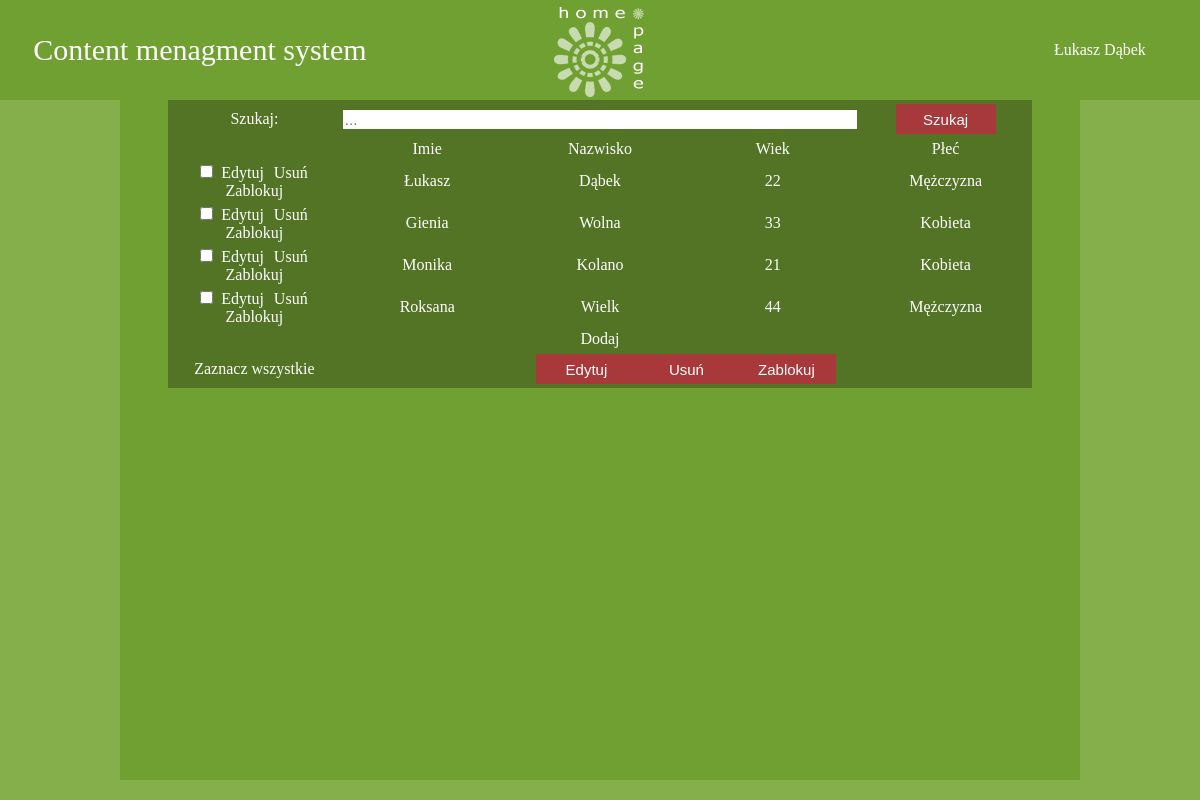
Page /CMS.php?action=list_users (signed in) on the committed database.
### tables this page shows
CREATE TABLE IF NOT EXISTS `users` (
  `ID` int(11) NOT NULL AUTO_INCREMENT,
  `Name` varchar(30) DEFAULT NULL,
  `Surname` varchar(30) DEFAULT NULL,
  `Age` int(11) DEFAULT NULL,
  `Sex` varchar(1) DEFAULT NULL,
  `Login` varchar(30) DEFAULT NULL,
  `Password` varchar(30) DEFAULT NULL,
  `Rights` varchar(100) DEFAULT NULL,
  PRIMARY KEY (`ID`)
);

### Controllers/UsersController.php (called while the page is built, shortened)
<?php
class UsersController extends Controller {
    public function Read() {
        $q = "SELECT * FROM `users`";
        $stmt = DataBaseService::Query(0, $q);
        include $this->viewsPath . 'UsersListView.php';
    }
}

### Service/DataBaseService.php (called while the page is built, shortened)
<?php
class DataBaseInfo {
    public $host;
    public $user;
    public $passW;
    public $DB;
    function __construct() {
        $this->host = $this->user = $this->passW = $this->DB = "";
    }
    public function Connect() {
        try {
            $h = 'mysql:host=' . $this->host;
            $db = 'dbname=' . $this->DB;
            $u = $this->user;
            $p = $this->passW;
            $pdo = new PDO($h . ';' . $db, $u, $p);
        } catch (Exception $ex) {
            LogService::error("DataBaseService", "MySql connection error " . $ex->getMessage());
            return null;
        }
        return $pdo;
    }
}
class DataBaseService {
    private static $index = 0;
    private static $dbStatus = array();
    private static $db;
    public static function Initialize() {
        $dir = '.' . DIRECTORY_SEPARATOR . 'Configuration' . DIRECTORY_SEPARATOR . Config;
        if (file_exists($dir)) {
            $configFile = fopen($dir, 'r');
            while (true) {
                if (feof($configFile))
                    break;
                $line = fgets($configFile);
                if (strstr($line, "# Start DB")) {
                    self ::$dbStatus[self ::$index] = new DataBaseStatus();
                } else if (strstr($line, "# End DB")) {
                    ++self ::$index;
                } else {
                    $db = explode(";", $line);
                    if (strstr($db[0], "HOST")) {
                        if (isset($db[1])) {
                            self ::$dbStatus[self ::$index]->dbInfo->host = $db[1];
                        }
                    }
                    if (strstr($db[0], "USER")) {
                        if (isset($db[1])) {
                            self ::$dbStatus[self ::$index]->dbInfo->user = $db[1];
                        }
                    }
                    if (strstr($db[0], "PASSW")) {
                        if (isset($db[1])) {
                            self ::$dbStatus[self ::$index]->dbInfo->passW = $db[1];
                        }
                    }
                    if (strstr($db[0], "DB")) {
                        if (isset($db[1])) {
                            self ::$dbStatus[self ::$index]->dbInfo->DB = $db[1];
                        }
                    }
                }
            }
        } else {
            LogService::error('DataBaseService', 'Configuration file not found at: ' . $dir);
        }
    }
    public static function Connect($_connectTo) {
        $i = 0;
        if (!$_connectTo) {
            foreach (self ::$dbStatus as $_db) {
                self ::$db[$i] = $_db->dbInfo->Connect();
                if (self ::$db[$i] != NULL) {
                    self ::$dbStatus[$i]->isConnected = true;
                    self ::$dbStatus[$i]->connectionErrors = "No errors";
                } else {
                    self ::$dbStatus[$i]->isConnected = false;
                    self ::$dbStatus[$i]->connectionErrors = "Error!";
                }
                ++$i;
            }
        } else {
            if ($_connectTo > self ::$index || $_connectTo < 0) {
                throw new Exception;
            } else {
                self ::$dbStatus[$_connectTo]->dbInfo->Conect();
            }
        }
    }
    public static function Query($_indexDB, $_query) {
        if ($_indexDB > self ::$index || $_indexDB < 0) {
            throw new Exception;
        } else {
            return self::$db[$_indexDB]->query($_query);
        }
    }
}

### Views/Users/UsersListView.php (the view, shortened to what this page needs)
<html>
    <body>
        <?php include _ROOT_PATH . DIRECTORY_SEPARATOR . 'Views' . DIRECTORY_SEPARATOR . 'ContentManagementSystemParts' . DIRECTORY_SEPARATOR . 'Label.php'; ?>
        <div class="usersModule">
            <form action="CMS.php" method="post">
                <table>
                    <?php
                    $i = 0;
                    if (isset($_GET['select'])) {
                        if ($_GET['select'] == "all") {
                            $all = true;
                        }
                    } else {
                        $all = false;
                    }
                    ?>
                    <tr>
                        <td>Szukaj:</td><td colspan="3"><input class="search" type="text" placeholder="..."></td><td><button>Szukaj</button></td>
                    </tr>
                    <tr>
                        <td></td><td><a href="CMS.php?function=users&sort=Name">Imie</a></td><td><a href="CMS.php?function=users&sort=Surname">Nazwisko</a></td><td><a href="CMS.php?function=users&sort=Age">Wiek</a></td><td><a href="CMS.php?function=users&sort=Sex">Płeć</a></td>
                    </tr>
                    <?php foreach ($_SESSION['rez'] as $user) { ?>
                        <tr>
                            <td><input type="checkbox" name="selected_<?php echo $i; ?>" value="<?php echo $user->Id; ?>"<?php if ($all) { ?>checked="checked"<?php } ?>/><a href="CMS.php?action=edit_user&user=<?php echo $user->Id; ?>">Edytuj</a><a href="CMS.php?action=delete_user&user=<?php echo $user->Id; ?>">Usuń</a><a href="CMS.php?action=ban&user=<?php echo $user->Id; ?>">Zablokuj</a></td><td><?php echo $user->Name; ?></td><td><?php echo $user->Surname; ?></td><td><?php echo $user->Age; ?></td><td><?php
                                if ($user->Sex == 'M') {
                                    echo 'Mężczyzna';
                                } else {
                                    echo 'Kobieta';
                                }
                                ?></td>
                        </tr>
                        <?php
                        ++$i;
                    }
                    ?>
                    <tr>
                        <td colspan="5"><a href="CMS.php?action=add_user">Dodaj</a></td>
                    </tr>
                    <tr>
                        <td><a href="CMS.php?function=users<?php
                            if (!$all) {
                                echo "&select=all";
                            }
                            ?>">Zaznacz wszystkie</a></td><td colspan="4"><button>Edytuj</button><button>Usuń</button><button>Zablokuj</button></td>
                    </tr>
                </table>
            </form>
        </div>
    </body>
</html>

### Views/ContentManagementSystemParts/Label.php (shortened to what this page needs)
<div class="label">
    <div class="titleDivision">
        <div class="titleContainer">
            <p class="pageTitles" id="CMSname">Content menagment system</p>
        </div>
    </div>
    <div class="titleDivision">
        <a id="home" href="CMS.php"></a>
    </div>
    <div class="titleDivision">
        <div class="userMenu">
            <?php if (isset($_SESSION['User'])) {?>
            <div class="userName"><p class="pageTitles"><?php echo $_SESSION['User']->Name . ' ' . $_SESSION['User']->Surname;?></p></div>
            <?php } ?>
        </div>
    </div>
</div>

### Views/Styles/CMSstyle.css (style rules this page uses)
html { font-family: tahoma; color: white; background-color: #84af4b; }
body { margin: 0; height: 100%; }
form { margin: 0 0 0 0; padding: 0 0 0 0; }
a { text-decoration: none; color: white; }
.label { width: 100%; height: 100px; padding: 0 0 0 0; background-color: #70a031; }
.titleDivision { width: 33.33%; height: 100px; position: relative; float: left; }
#CMSname { font-size: 30px; color: white; }
.pageTitles { text-align: center; display: table-cell; vertical-align:middle; }
.titleContainer { width: 100%; height: 100px; display: table; }
.userMenu { width: 200px; height: 100px; float: right; overflow: hidden; position: relative; }
.userName { width: 200px; height: 100px; display: table; color: white; }
#home { margin: 0 auto; background-image: url(../Images/homepage_button.png); display: block; width: 100px; height: 100px; }
.usersModule { width: 80%; height: 85%; background-color: #70a031; margin: 0px auto; }
.usersModule table, tr, td { width: 90%; margin: 0 auto; border-color: black; //border: 1px solid; background-color: rgba(0,0,0,0.1); text-align: center; border-collapse: collapse; }
.usersModule td { width: 20%; padding: 2px; }
.usersModule td a { margin: 0 5px; display: inline-block; }
.usersModule table button { height: 30px; width: 100px; border: 0; margin: 2px auto 2px; background-color: #a7393b; color: white; font-size: 15px; }
.usersModule .search { width: 100%; height: 100%; border: 0; font-size: 15px; }
td > a { display: block; }

### rows in the picture
users: Name "Łukasz", Surname "Dąbek", Age "22", Sex "Mężczyzna"
users: Name "Gienia", Surname "Wolna", Age "33", Sex "Kobieta"
users: Name "Monika", Surname "Kolano", Age "21", Sex "Kobieta"
users: Name "Roksana", Surname "Wielk", Age "44", Sex "Mężczyzna"
